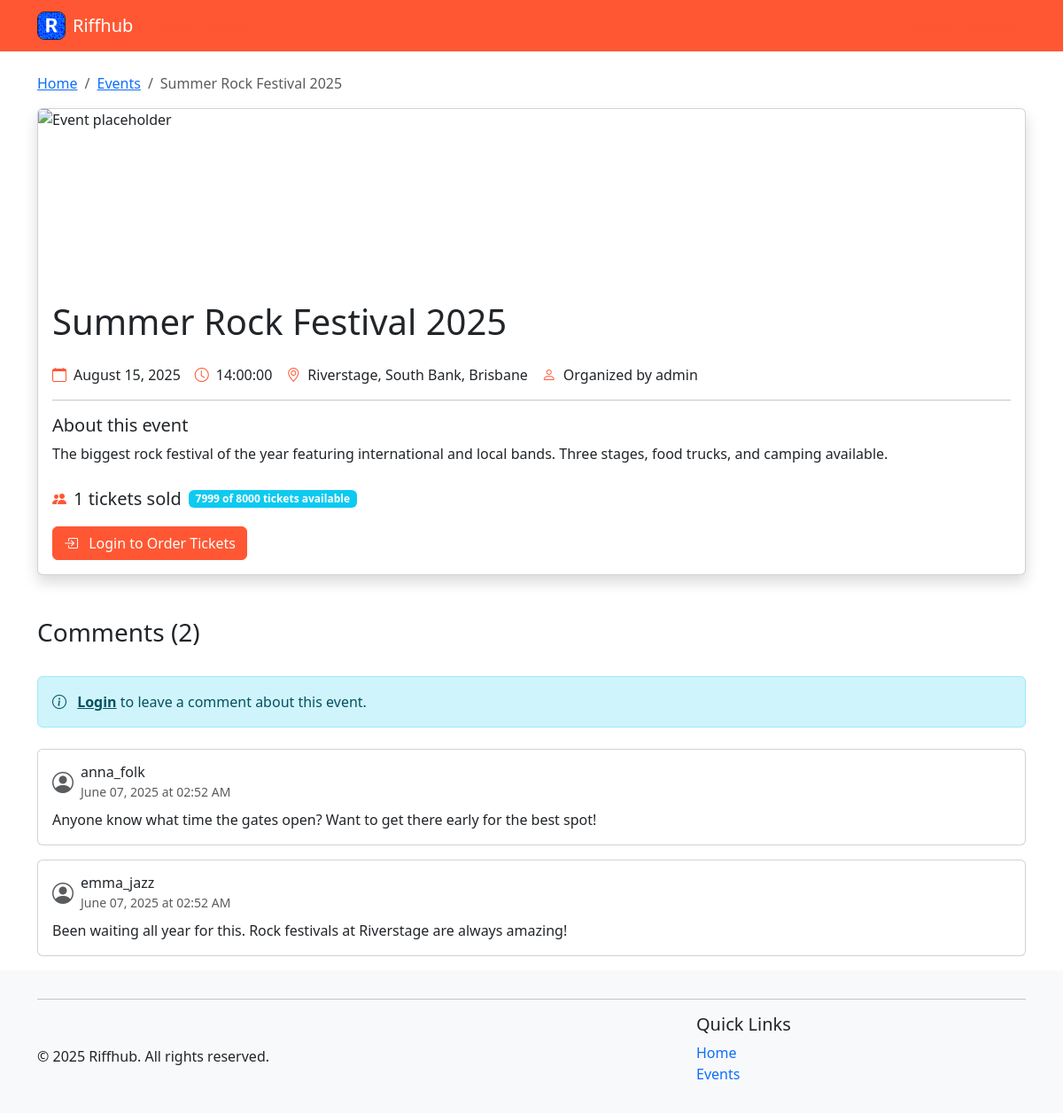
The page /events/1 on the database its author committed.
### riffhub/models.py (models this page shows, shortened)
class Event(db.Model):
    __tablename__ = 'events'
    id = db.Column(db.Integer, primary_key=True)
    title = db.Column(db.String(120), nullable=False)
    description = db.Column(db.Text)
    genre_id = db.Column(db.Integer, db.ForeignKey('genres.id'))
    date = db.Column(db.Date, nullable=False)
    time = db.Column(Time, nullable=False)
    location = db.Column(db.String(120))
    image = db.Column(db.String(255))
    capacity = db.Column(db.Integer, default=0)  # 0 means unlimited capacity
    price = db.Column(db.Double, default=0)  # 0 means free entry
    organizer_id = db.Column(db.Integer, db.ForeignKey('users.id'))
    created_at = db.Column(db.DateTime, default=datetime.utcnow)
    tickets = db.relationship('Ticket', backref='event', lazy='dynamic', cascade='all, delete-orphan')
    comments = db.relationship('Comment', backref='event', lazy='dynamic', cascade='all, delete-orphan')
    @property
    def ticket_count(self):
        from riffhub.models import Order  # Import here to avoid circular imports
        return db.session.query(db.func.sum(Ticket.quantity))\
            .join(Order)\
            .filter(Ticket.event_id == self.id)\
            .filter(Order.status == 'completed')\
            .scalar() or 0
    @property
    def is_full(self):
        return self.capacity > 0 and self.ticket_count >= self.capacity
    @property
    def available_tickets(self):
        if self.capacity <= 0:  # Unlimited capacity
            return None
        return max(0, self.capacity - self.ticket_count)

class User(db.Model):
    __tablename__ = 'users'
    id = db.Column(db.Integer, primary_key=True)
    username = db.Column(db.String(80), unique=True, nullable=False)
    email = db.Column(db.String(120), unique=True, nullable=False)
    password_hash = db.Column(db.String(128), nullable=False)
    first_name = db.Column(db.String(50), nullable=False)
    surname = db.Column(db.String(50), nullable=False)
    contact_number = db.Column(db.String(20), nullable=False)
    street_address = db.Column(db.Text, nullable=False)
    created_at = db.Column(db.DateTime, default=datetime.utcnow)
    events = db.relationship('Event', backref='organizer', lazy='dynamic', cascade='all, delete-orphan')
    orders = db.relationship('Order', backref='user', lazy='dynamic', cascade='all, delete-orphan')
    comments = db.relationship('Comment', backref='user', lazy='dynamic', cascade='all, delete-orphan')
    genres = db.relationship('Genre', backref='user', lazy='dynamic', cascade='all, delete-orphan')
    @property
    def password(self):
        raise AttributeError('password is not a readable attribute')

class Comment(db.Model):
    __tablename__ = 'comments'
    id = db.Column(db.Integer, primary_key=True)
    user_id = db.Column(db.Integer, db.ForeignKey('users.id'), nullable=False)
    event_id = db.Column(db.Integer, db.ForeignKey('events.id'), nullable=False)
    body = db.Column(db.Text, nullable=False)
    created_at = db.Column(db.DateTime, default=datetime.utcnow)

### riffhub/blueprints/events/routes.py (the view, shortened to what this page needs)
@bp.route('/<int:event_id>')
def detail(event_id):
    event = Event.query.get_or_404(event_id)
    has_tickets = False
    ticket_count = 0
    comments = Comment.query.filter_by(event_id=event_id).order_by(Comment.created_at.desc()).all()
    comment_form = None
    delete_form = None
    if 'user_id' in session:
        comment_form = CommentForm()
        if (event.organizer_id == session['user_id'] or session.get('is_admin', False)):
            delete_form = DeleteEventForm()
    current_date = date.today()
    return render_template('detail.html',
                          event=event,
                          has_tickets=has_tickets,
                          ticket_count=ticket_count,
                          comments=comments,
                          comment_form=comment_form,
                          delete_form=delete_form,
                          current_date=current_date)

### riffhub/helpers.py (called while the page is built)
def utility_processor():
    def format_date(date_str):
        try:
            if isinstance(date_str, str):
                date_obj = datetime.strptime(date_str, '%Y-%m-%d')
                return date_obj.strftime('%B %d, %Y')
            return date_str.strftime('%B %d, %Y')
        except:
            return date_str
    return dict(format_date=format_date, now=datetime.now())

### riffhub/blueprints/events/templates/detail.html (shortened to what this page needs)
{% extends "base.html" %}
{% block content %}
<nav aria-label="breadcrumb">
    <ol class="breadcrumb">
        <li class="breadcrumb-item"><a href="{{ url_for('main.index') }}">Home</a></li>
        <li class="breadcrumb-item"><a href="{{ url_for('events.list') }}">Events</a></li>
        <li class="breadcrumb-item active" aria-current="page">{{ event.title }}</li>
    </ol>
</nav>
<div class="card shadow mb-4">
    <div class="row g-0">
        {% if event.image %}
        <div class="col-md-5">
            <img src="{{ url_for('static', filename='uploads/' + event.image) }}" class="img-fluid rounded-start"
                alt="{{ event.title }}" style="width: 100%; height: 100%; object-fit: cover;">
        </div>
        {% else %}
        <img src="{{ url_for('static', filename='img/event-placeholder.jpg') }}" class="card-img-top"
            alt="Event placeholder" style="height: 200px; object-fit: cover;">
        {% endif %}
        <div class="col-md-{% if event.image %}7{% else %}12{% endif %}">
            <div class="card-body">
                <div class="d-flex justify-content-between align-items-start">
                    <h1 class="card-title">{{ event.title }}</h1>
                </div>
                <div class="d-flex flex-wrap gap-3 my-3">
                    <div class="d-flex align-items-center">
                        <i class="bi bi-calendar me-2 text-primary"></i>
                        <span>{{ format_date(event.date) }}</span>
                    </div>
                    {% if event.time %}
                    <div class="d-flex align-items-center">
                        <i class="bi bi-clock me-2 text-primary"></i>
                        <span>{{ event.time }}</span>
                    </div>
                    {% endif %}
                    {% if event.location %}
                    <div class="d-flex align-items-center">
                        <i class="bi bi-geo-alt me-2 text-primary"></i>
                        <span>{{ event.location }}</span>
                    </div>
                    {% endif %}
                    <div class="d-flex align-items-center">
                        <i class="bi bi-person me-2 text-primary"></i>
                        <span>Organized by {{ event.organizer.username }}</span>
                    </div>
                </div>
                <hr>
                <h5>About this event</h5>
                <p class="card-text">{{ event.description.replace('\n', '<br>') | safe }}</p>
                <div class="mt-4">
                    <div class="d-flex align-items-center mb-3">
                        <i class="bi bi-people-fill me-2 text-primary"></i>
                        <span class="fs-5">{{ event.ticket_count }} tickets sold</span>
                        {% if event.capacity > 0 %}
                        <span class="badge bg-info ms-2">
                            {{ event.available_tickets }} of {{ event.capacity }} tickets available
                        </span>
                        {% endif %}
                    </div>
                    {% if session.user_id %}
                    {% if has_tickets %}
                    <div class="alert alert-success mb-3">
                        <i class="bi bi-check-circle me-2"></i>
                        You have {{ ticket_count }} ticket(s) for this event
                    </div>
                    <div class="d-flex gap-2">
                        <form action="{{ url_for('events.cancel_tickets', event_id=event.id) }}" method="post"
                            onsubmit="return confirm('Are you sure you want to cancel your tickets?');">
                            <input type="hidden" name="csrf_token" value="{{ csrf_token() }}" />
                            <button type="submit" class="btn btn-outline-danger">
                                <i class="bi bi-calendar-x me-2"></i> Cancel My Tickets
                            </button>
                        </form>
                        <a href="{{ url_for('events.order_tickets', event_id=event.id) }}" class="btn btn-primary">
                            <i class="bi bi-ticket-perforated me-2"></i> Order More Tickets
                        </a>
                    </div>
                    {% elif event.is_full %}
                    <div class="alert alert-warning">
                        <i class="bi bi-exclamation-triangle me-2"></i>
                        This event is sold out
                    </div>
                    {% else %}
                    <a href="{{ url_for('events.order_tickets', event_id=event.id) }}" class="btn btn-primary">
                        <i class="bi bi-ticket-perforated me-2"></i> Order Tickets
                    </a>
                    {% endif %}
                    {% else %}
                    <a href="{{ url_for('auth.login') }}" class="btn btn-primary">
                        <i class="bi bi-box-arrow-in-right me-2"></i> Login to Order Tickets
                    </a>
                    {% endif %}
                </div>
            </div>
        </div>
    </div>
</div>
<div class="mt-5">
    <div class="d-flex justify-content-between align-items-center mb-4">
        <h3>Comments ({{ comments|length }})</h3>
    </div>
    {% if session.user_id and comment_form %}
    <div class="card mb-4">
        <div class="card-body">
            <h5 class="card-title">Add a Comment</h5>
            <form method="POST" action="{{ url_for('events.add_comment', event_id=event.id) }}">
                {{ comment_form.hidden_tag() }}
                <div class="mb-3">
                    {{ comment_form.body.label(class="form-label") }}
                    {{ comment_form.body(class="form-control", rows="3", placeholder="Share your thoughts about this event...") }}
                    {% for error in comment_form.body.errors %}
                    <div class="text-danger small">{{ error }}</div>
                    {% endfor %}
                </div>
                <div class="d-flex justify-content-end">
                    {{ comment_form.submit(class="btn btn-primary") }}
                </div>
            </form>
        </div>
    </div>
    {% elif not session.user_id %}
    <div class="alert alert-info mb-4">
        <i class="bi bi-info-circle me-2"></i>
        <a href="{{ url_for('auth.login') }}" class="alert-link">Login</a> to leave a comment about this event.
    </div>
    {% endif %}
    {% if comments %}
    <div class="comments-list">
        {% for comment in comments %}
        <div class="card mb-3">
            <div class="card-body">
                <div class="d-flex justify-content-between align-items-start mb-2">
                    <div class="d-flex align-items-center">
                        <i class="bi bi-person-circle me-2 text-muted fs-4"></i>
                        <div>
                            <h6 class="mb-0">{{ comment.user.username }}</h6>
                            <small class="text-muted">{{ comment.created_at.strftime('%B %d, %Y at %I:%M %p') }}</small>
                        </div>
                    </div>
                </div>
                <p class="card-text mb-0">{{ comment.body }}</p>
            </div>
        </div>
        {% endfor %}
    </div>
    {% else %}
    <div class="text-center py-5">
        <i class="bi bi-chat-dots text-muted" style="font-size: 3rem;"></i>
        <p class="text-muted mt-3">No comments yet. Be the first to share your thoughts!</p>
    </div>
    {% endif %}
</div>
{% endblock %}

### .utils/ass_2_reference/static/style/styles.css (style rules this page uses)
:root { --brand-primary: #ff5733; --brand-highlight: #ff7300; }
body { text-decoration: none; }
.text-primary { color: var(--brand-primary) !important; }
.btn-primary { background-color: var(--brand-primary); border-color: var(--brand-primary); }
.active { color: var(--brand-highlight); font-weight: 500; }

### riffhub/templates/base.html (style rules this page uses)
.flex-wrapper { min-height: 100vh; display: flex; flex-direction: column; }

### rows shown on the page
Event: title "Summer Rock Festival 2025", date "August 15, 2025", time "14:00:00", location "Riverstage, South Bank, Brisbane", description.replace "The biggest rock festival of the year featuring international and local bands. Three stages, food trucks, and camping available.", ticket_count "1", available_tickets "7999", capacity "8000"
User: organizer.username "admin"
Comment: user.username "anna_folk", created_at "June 07, 2025 at 02:52 AM", body "Anyone know what time the gates open? Want to get there early for the best spot!"
Comment: user.username "emma_jazz", created_at "June 07, 2025 at 02:52 AM", body "Been waiting all year for this. Rock festivals at Riverstage are always amazing!"

### other values the page prints
{{ comments|length }} "2"
